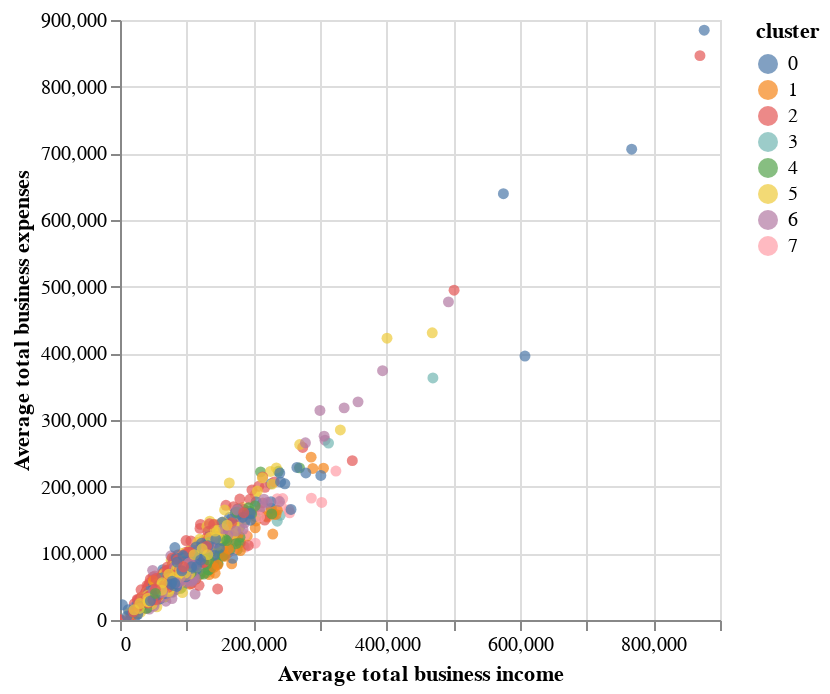

The notebook cell saved with this chart:
### Code cell
scatter_plot = alt.Chart(df).mark_circle()
scatter_plot.encode(x='Average total business income', y='Average total business expenses', color='cluster:N', tooltip=['Postcode', 'cluster', 'Average total business income', 'Average total business expenses']).interactive()

### Figure 1 — Vega-Lite specification as saved in the notebook (floating-point values rounded to 4 significant figures; data arrays with more than 128 entries replaced by an {"elided": "..."} marker saying what was removed)
{"config": {"view": {"continuousWidth": 300, "continuousHeight": 300}}, "data": {"name": "data-a95c0ca6695c18bb19921d7dcfcb1f97"}, "mark": {"type": "circle"}, "encoding": {"color": {"field": "cluster", "type": "nominal"}, "tooltip": [{"field": "Postcode", "type": "quantitative"}, {"field": "cluster", "type": "quantitative"}, {"field": "Average total business income", "type": "quantitative"}, {"field": "Average total business expenses", "type": "quantitative"}], "x": {"field": "Average total business income", "type": "quantitative"}, "y": {"field": "Average total business expenses", "type": "quantitative"}}, "params": [{"name": "param_2", "select": {"type": "interval", "encodings": ["x", "y"]}, "bind": "scales"}], "$schema": "https://vega.github.io/schema/vega-lite/v5.20.1.json", "datasets": {"data-a95c0ca6695c18bb19921d7dcfcb1f97": {"elided": "2473 records"}}}
